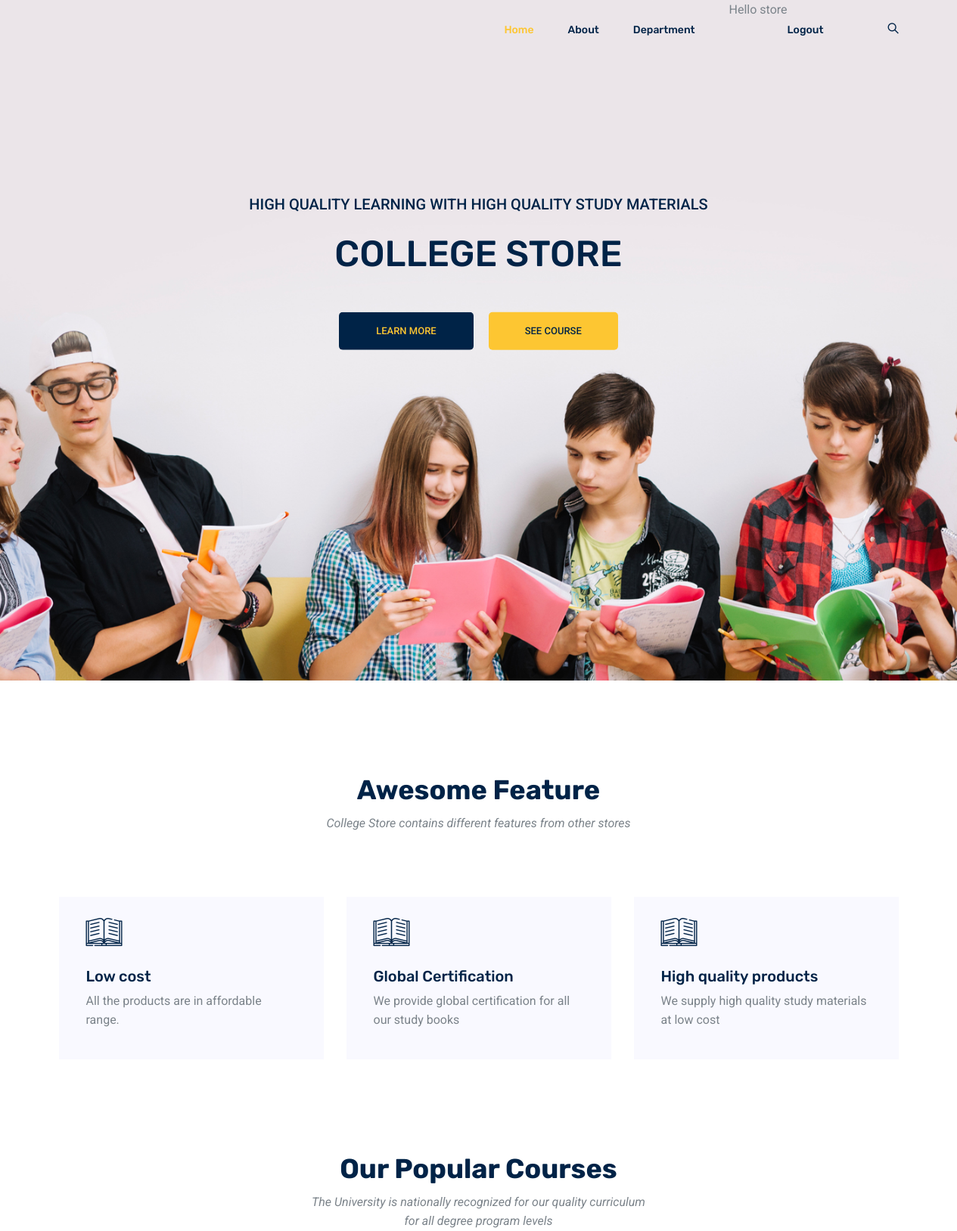
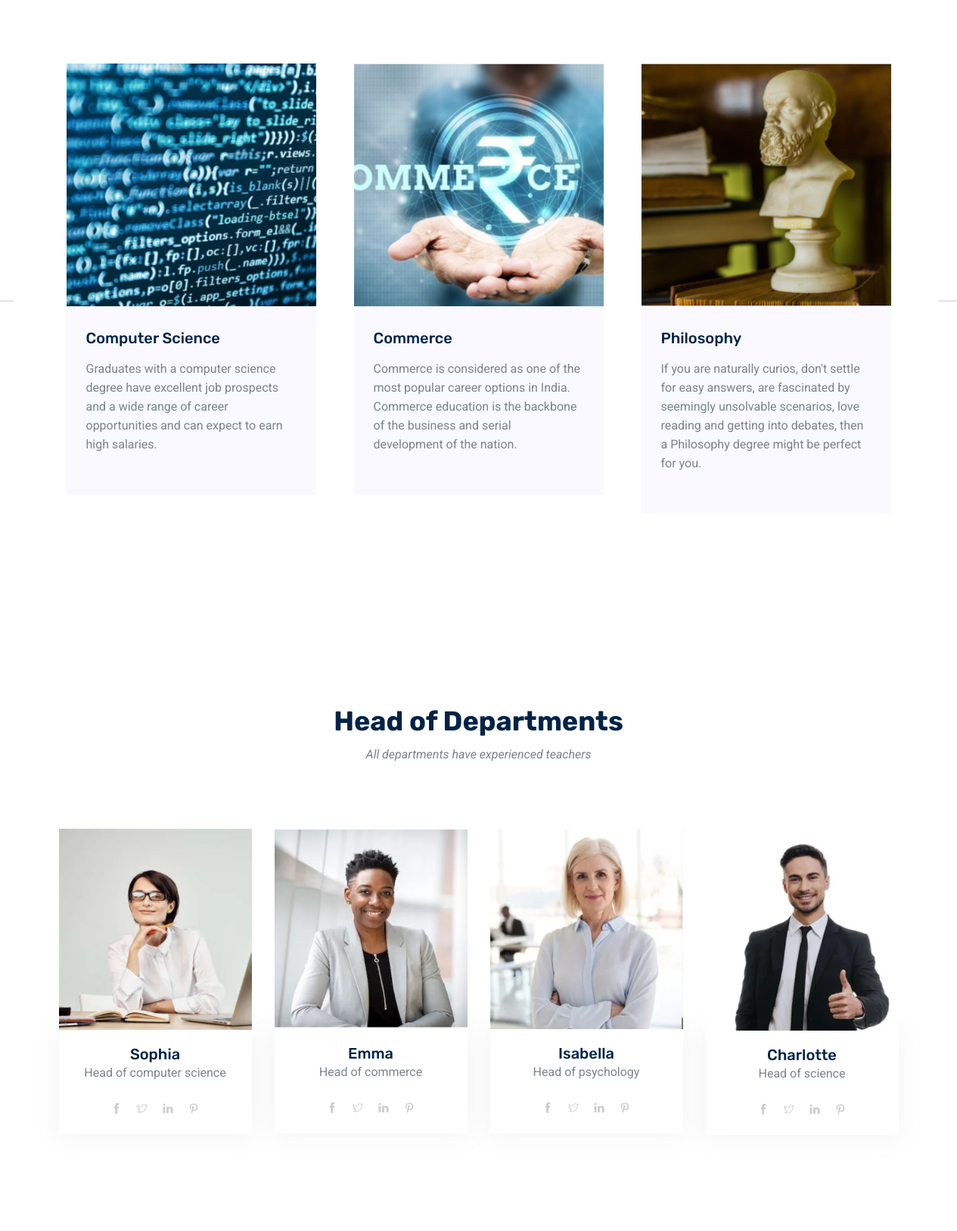
The app's page / (signed in, upper part) with its own data (2 pictures, top to bottom).
### storeapp/models.py (models this page shows, shortened)
class features(models.Model):
    name=models.CharField(max_length=250)
    desptn=models.TextField()

class courses(models.Model):
    name = models.CharField(max_length=250)
    img = models.ImageField(upload_to='pics')
    desptn = models.TextField()

class trainers(models.Model):
    name = models.CharField(max_length=250)
    img = models.ImageField(upload_to='pics')
    desptn = models.TextField()

### storeapp/views.py (the view)
# urls.py: path('', views.index, name='index'),
def index(request):
    obj = features.objects.all()
    object = courses.objects.all()
    ob=trainers.objects.all()
    ob1=products.objects.all()
    return render(request, "index.html", {'result': obj,'resultt':object,'res':ob,'res1':ob1})

### templates/index.html (shortened to what this page needs)
{% load static %}
<!DOCTYPE html>
<html lang="en">
  <head>
    <link rel="stylesheet" href="{% static 'css/bootstrap.css' %}" />
    <link rel="stylesheet" href="{% static 'css/flaticon.css' %}" />
    <link rel="stylesheet" href="{% static 'css/themify-icons.css' %}" />
    <link rel="stylesheet" href="{% static 'vendors/owl-carousel/owl.carousel.min.css' %}" />
    <link rel="stylesheet" href="{% static 'vendors/nice-select/css/nice-select.css' %}" />
    <link rel="stylesheet" href="{% static 'css/style.css' %}" />
  </head>
  <body>
    <header class="header_area">
      <div class="main_menu">
        <nav class="navbar navbar-expand-lg navbar-light">
          <div class="container">
            <div
              class="collapse navbar-collapse offset"
              id="navbarSupportedContent">
              <ul class="nav navbar-nav menu_nav ml-auto">
                <li class="nav-item active">
                  <a class="nav-link" href="/">Home</a>
                </li>
                <li class="nav-item">
                  <a class="nav-link" href="about">About</a>
                </li>
                <li class="nav-item submenu dropdown">
                  <a
                    href="#"
                    class="nav-link dropdown-toggle"
                    data-toggle="dropdown"
                    role="button"
                    aria-haspopup="true"
                    aria-expanded="false">Department</a>
                </li>
                {% if user.is_authenticated %}
                <li>Hello {{user.username}}</li>
                <li class="nav-item">
                  <a class="nav-link" href="register/logout">Logout</a>
                </li>
                {% endif %}
                <li class="nav-item">
                  <a href="#" class="nav-link search" id="search">
                    <i class="ti-search"></i>
                  </a>
                </li>
              </ul>
            </div>
          </div>
        </nav>
      </div>
    </header>
    <section class="home_banner_area">
      <div class="banner_inner">
        <div class="container">
          <div class="row">
            <div class="col-lg-12">
              <div class="banner_content text-center">
                <p class="text-uppercase">
                  High quality learning with high quality study materials
                </p>
                <h2 class="text-uppercase mt-4 mb-5">
                  College Store
                </h2>
                <div>
                  <a href="#" class="primary-btn2 mb-3 mb-sm-0">learn more</a>
                  <a href="#" class="primary-btn ml-sm-3 ml-0">see course</a>
                </div>
              </div>
            </div>
          </div>
        </div>
      </div>
    </section>
    <section class="feature_area section_gap_top">
      <div class="container">
        <div class="row justify-content-center">
          <div class="col-lg-5">
            <div class="main_title">
              <h2 class="mb-3">Awesome Feature</h2>
              <p>
                College Store contains different features from other stores
              </p>
            </div>
          </div>
        </div>
        <div class="row">
          {% for i in result %}
          <div class="col-lg-4 col-md-6">
            <div class="single_feature">
              <div class="icon"><span class="flaticon-book"></span></div>
              <div class="desc">
                <h4 class="mt-3 mb-2">{{i.name}}</h4>
                <p>{{i.desptn}}</p>
              </div>
            </div>
          </div>
         {% endfor %}
        </div>
      </div>
    </section>
    <div class="popular_courses">
      <div class="container">
        <div class="row justify-content-center">
          <div class="col-lg-5">
            <div class="main_title">
              <h2 class="mb-3">Our Popular Courses</h2>
              <p>
               The University is nationally recognized for our quality curriculum for all degree program levels
              </p>
            </div>
          </div>
        </div>
        <div class="row">
          <div class="col-lg-12">
            <div class="owl-carousel active_course">
              {% for i in resultt %}
              <div class="single_course">
                <div class="course_head">
                  <img class="img-fluid" src="{{i.img.url}}" alt="" />
                </div>
                <div class="course_content">
                  <h4 class="mb-3">
                    <a href="course-details.html">{{i.name}}</a>
                  </h4>
                  <p>{{i.desptn}}</p>
                </div>
              </div>
              {% endfor %}
            </div>
          </div>
        </div>
      </div>
    </div>
    <section class="trainer_area section_gap_top">
      <div class="container">
        <div class="row justify-content-center">
          <div class="col-lg-5">
            <div class="main_title">
              <h2 class="mb-3">Head of Departments</h2>
              <p>
                All departments have experienced teachers
            </div>
          </div>
        </div>
        <div class="row justify-content-center d-flex align-items-center">
          {% for i in res %}
          <div class="col-lg-3 col-md-6 col-sm-12 single-trainer">
            <div class="thumb d-flex justify-content-sm-center">
              <img class="img-fluid" src="{{i.img.url}}" alt="" />
            </div>
            <div class="meta-text text-sm-center">
              <h4>{{i.name}}</h4>
              <div class="mb-4">
                <p>
                  {{i.desptn}}
                </p>
              </div>
              <div class="align-items-center justify-content-center d-flex">
                <a href="#"><i class="ti-facebook"></i></a>
                <a href="#"><i class="ti-twitter"></i></a>
                <a href="#"><i class="ti-linkedin"></i></a>
                <a href="#"><i class="ti-pinterest"></i></a>
              </div>
            </div>
          </div>
          {% endfor %}
        </div>
      </div>
    </section>
  </body>
</html>

### records on screen
features: name "Low cost", desptn "All the products are in affordable range."
features: name "Global Certification", desptn "We provide global certification for all our study books"
features: name "High quality products", desptn "We supply high quality study materials at low cost"
courses: img (picture), name "Computer Science", desptn "Graduates with a computer science degree have excellent job prospects and a wide range of career opportunities and can expect to earn high salaries."
courses: img (picture), name "Commerce", desptn "Commerce is considered as one of the most popular career options in India. Commerce education is the backbone of the business and serial development of the nation."
courses: img (picture), name "Philosophy", desptn "If you are naturally curios, don't settle for easy answers, are fascinated by seemingly unsolvable scenarios, love reading and getting into debates, then a Philosophy degree might be perfect for you."
trainers: img (picture), name "Sophia", desptn "Head of computer science"
trainers: img (picture), name "Emma", desptn "Head of commerce"
trainers: img (picture), name "Isabella", desptn "Head of psychology"
trainers: img (picture), name "Charlotte", desptn "Head of science"

### other values on screen
{{ user.username }} "store"
